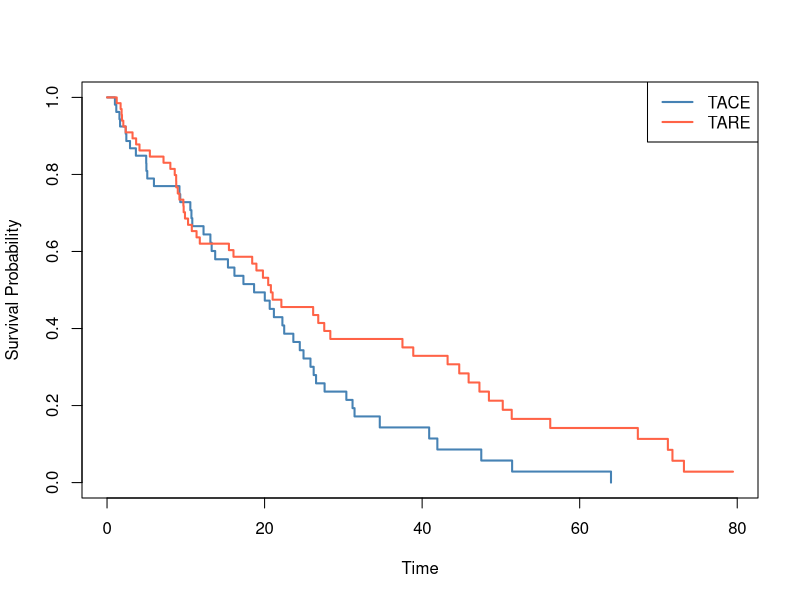

Write the R code that produced this figure.
# Figure 1: Kaplan–Meier survival curve
# Requires: survival

set.seed(42)
suppressPackageStartupMessages(library(survival))

N <- 120
group <- factor(sample(c("TACE","TARE"), N, TRUE))
time <- rexp(N, rate= ifelse(group=="TACE", 0.06, 0.05))
status <- rbinom(N, 1, 0.8)

fit <- survfit(Surv(time, status) ~ group)

png("Fig1_KM_TACE_vs_TARE.png", width=900, height=700)
plot(fit, col=c('steelblue','tomato'), lwd=2,
     xlab='Time', ylab='Survival Probability')
legend('topright', legend=levels(group),
       col=c('steelblue','tomato'), lwd=2)
dev.off()
